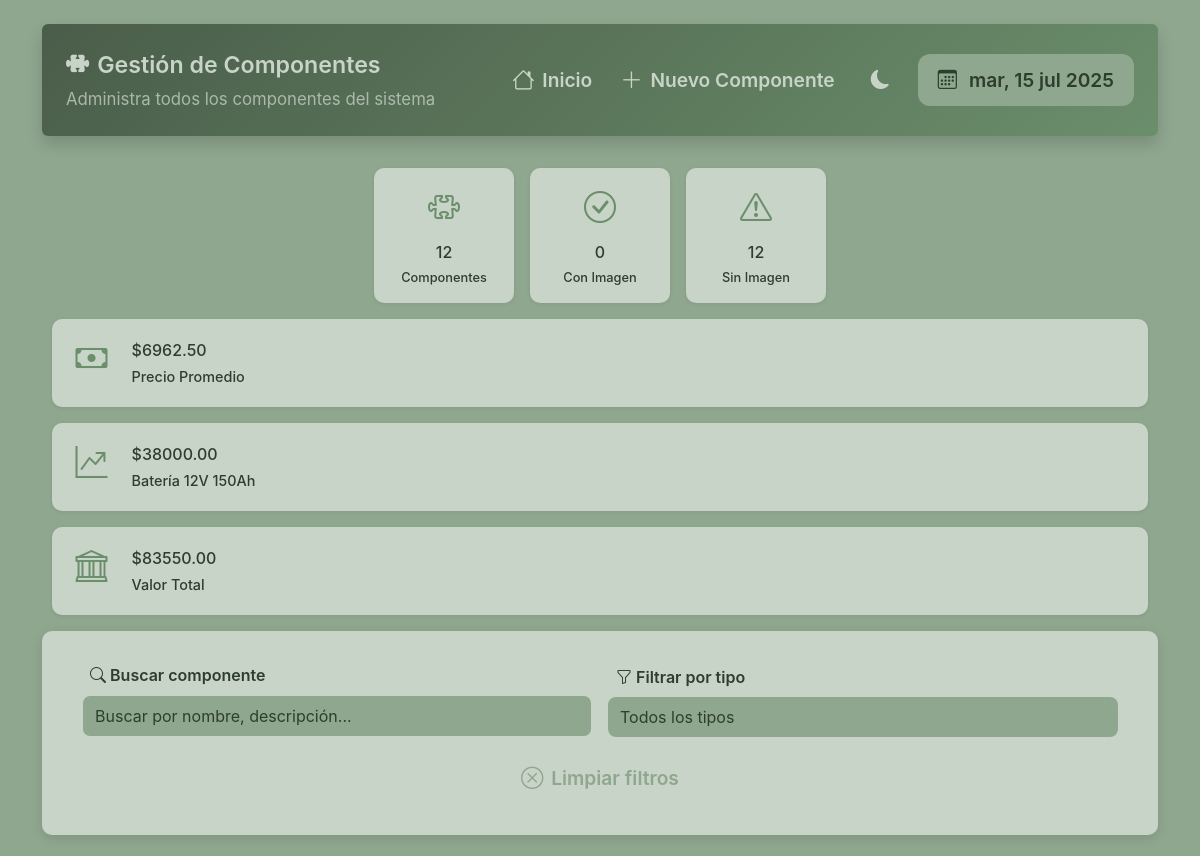
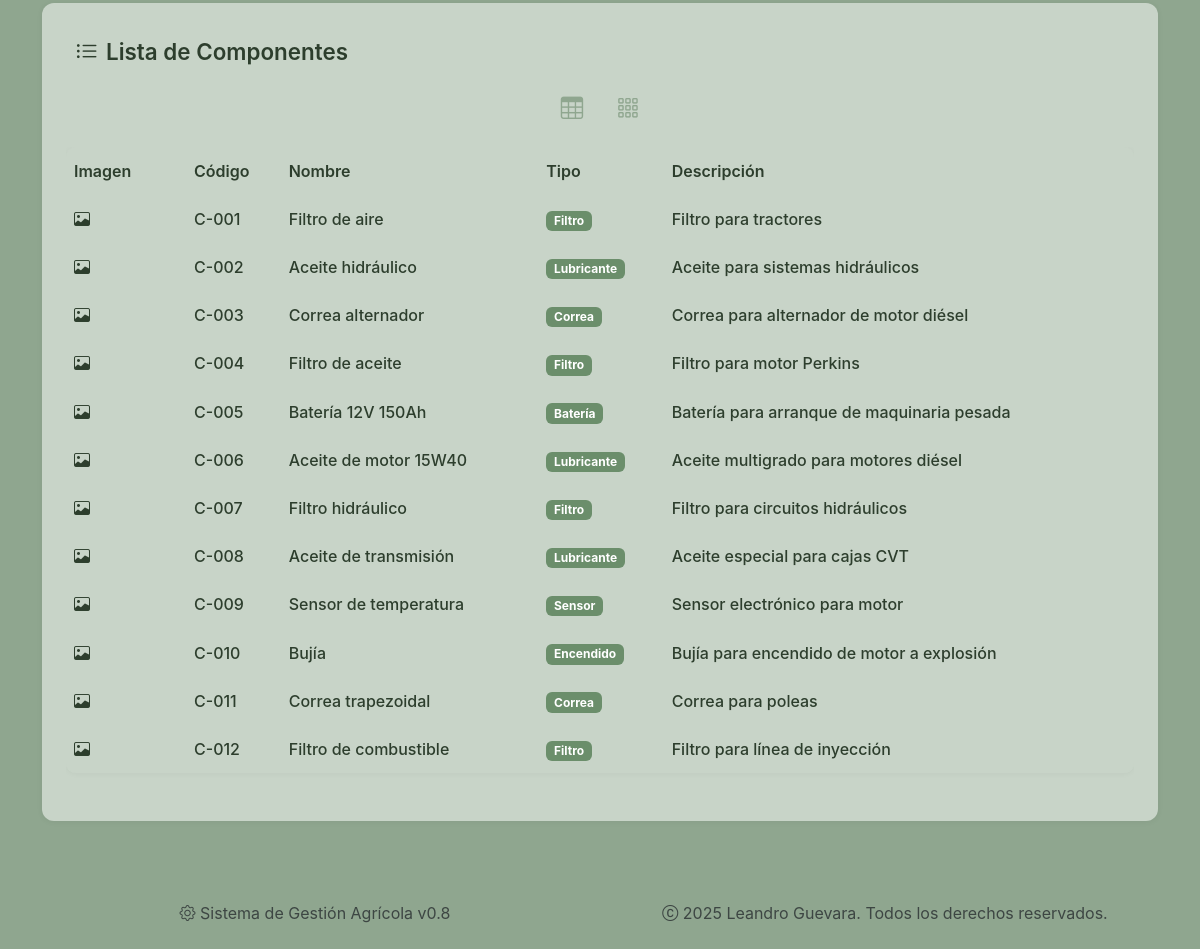
The page /componente/ on the database its author committed (2 pictures, top to bottom).
### sistema_gestion_agricola/models/componente.py (models this page shows)
class Componente(db.Model):
    __tablename__ = 'componentes'
    ID = db.Column(db.Integer, primary_key=True, autoincrement=True)
    ID_Componente = db.Column(db.String, unique=True)
    Nombre = db.Column(db.String, nullable=False)
    Descripcion = db.Column(db.String)
    Tipo = db.Column(db.String)
    Foto = db.Column(db.String)
    Marca = db.Column(db.String)
    Modelo = db.Column(db.String)
    Precio = db.Column(db.Float)

### sistema_gestion_agricola/routes/componentes.py (the view)
@componentes_bp.route('/')
def lista_componentes():
    conn = get_db_connection()
    componentes = conn.execute('SELECT * FROM componentes').fetchall()
    conn.close()
    return render_template('componentes/listar.html', componentes=componentes)

### sistema_gestion_agricola/utils/db.py (called while the page is built)
def get_db_connection():
    conn = sqlite3.connect('sistema_gestion_agricola.db', timeout=10)
    conn.row_factory = sqlite3.Row
    return conn

### sistema_gestion_agricola/templates/componentes/listar.html (shortened to what this page needs)
{% extends "base.html" %}
{% block content %}
<div class="page-wrapper">
    <div class="dashboard-header hidden-item p-4 shadow rounded">
        <div class="header-topbar">
            <div class="header-title">
                <h2 class="section-title"><i class="bi bi-puzzle-fill"></i> Gestión de Componentes</h2>
                <p class="section-subtitle d-none d-md-block opacity-75">Administra todos los componentes del sistema</p>
            </div>
            <div class="header-controls">
                <a href="{{ url_for('index') }}"
                    class="btn btn-outline-primary btn-sm ms-2">
                    <i class="bi bi-house"></i>
                    <span class="d-none d-md-block d-md-inline">Inicio</span>
                </a>
                <a href="{{ url_for('componentes.registrar_componente') }}"
                    class="btn btn-outline-primary btn-sm">
                    <i class="bi bi-plus-lg"></i>
                    <span class="d-none d-md-block d-md-inline">Nuevo Componente</span>
                </a>
                <button class="theme-toggle" id="themeToggle">
                    <i class="bi bi-moon-fill" id="themeIcon"></i>
                </button>
                <div class="calendar-badge fs-6 d-none d-lg-block">
                    <i class="bi bi-calendar3"></i> <span id="current-date"></span>
                </div>
            </div>
        </div>
    </div>
    {% if componentes %}
    <div class="auto-grid hidden-item mb-2">
        <div class="stat-card compact hidden-item" data-delay="100">
            <div class="stat-icon"><i class="bi bi-puzzle"></i></div>
            <div class="stat-content">
                <h3>{{ componentes|length }}</h3>
                <p>Componentes</p>
            </div>
        </div>
        <div class="stat-card compact hidden-item" data-delay="200">
            <div class="stat-icon"><i class="bi bi-check-circle"></i></div>
            <div class="stat-content">
                <h3>{{ componentes|selectattr('Foto')|list|length }}</h3>
                <p>Con Imagen</p>
            </div>
        </div>
        <div class="stat-card compact hidden-item" data-delay="300">
            <div class="stat-icon"><i class="bi bi-exclamation-triangle"></i></div>
            <div class="stat-content">
                <h3>{{ componentes|rejectattr('Foto')|list|length }}</h3>
                <p>Sin Imagen</p>
            </div>
        </div>
    </div>
    <div class="stats-grid panel hidden-item mb-3">
        <div class="stat-card panel hidden-item" data-delay="400">
            <div class="stat-icon"><i class="bi bi-cash"></i></div>
            <div class="stat-content">
                <h3>
                    ${{ "%.2f"|format(
                    (componentes|map(attribute='Precio')|select|sum) /
                    (componentes|length if componentes|length > 0 else 1)) }}
                </h3>
                <p>Precio Promedio</p>
            </div>
        </div>
        <div class="stat-card panel hidden-item" data-delay="500">
            <div class="stat-icon"><i class="bi bi-graph-up-arrow"></i></div>
            <div class="stat-content">
                {% set max_comp = componentes|max(attribute='Precio') %}
                <h3>${{ "%.2f"|format(max_comp.Precio) }}</h3>
                <p>{{ max_comp.Nombre }}</p>
            </div>
        </div>
        <div class="stat-card panel hidden-item" data-delay="600">
            <div class="stat-icon"><i class="bi bi-bank"></i></div>
            <div class="stat-content">
                <h3>${{ "%.2f"|format(componentes | map(attribute='Precio') | select | sum) }}</h3>
                <p>Valor Total</p>
            </div>
        </div>
    </div>
    {% endif %}
    {% if componentes %}
    <div class="card-section hidden-item mb-4" style="padding: 2rem 2.5rem;">
        <div class="row g-3 align-items-end">
            <div class="col-md-6 hidden-item">
                <label for="searchInput" class="form-label">
                    <i class="bi bi-search"></i> Buscar componente
                </label>
                <input type="text" class="form-control" id="searchInput" placeholder="Buscar por nombre, descripción...">
            </div>
            <div class="col-md-6 hidden-item">
                <label for="filterType" class="form-label">
                    <i class="bi bi-funnel"></i> Filtrar por tipo
                </label>
                <select class="form-select" id="filterType">
                    <option value="">Todos los tipos</option>
                </select>
            </div>
            <div class="d-flex flex-column flex-md-row gap-2 hidden-item">
                <button type="button" class="btn btn-outline-secondary w-100 w-md-auto" onclick="clearFilters()">
                    <i class="bi bi-x-circle"></i> Limpiar filtros
                </button>
            </div>
        </div>
    </div>
    {% endif %}
    <section class="page-section hidden-item">
        <h3 class="section-title">
                <i class="bi bi-list-ul"></i> Lista de Componentes</h3>
            <div class="view-toggle hidden-item">
                <button class="btn btn-sm btn-outline-secondary" onclick="toggleView('table')" id="tableViewBtn">
                    <i class="bi bi-table"></i>
                </button>
                <button class="btn btn-sm btn-outline-secondary" onclick="toggleView('cards')" id="cardsViewBtn">
                    <i class="bi bi-grid-3x3-gap"></i>
                </button>
            </div>
        {% if componentes %}
        <div id="tableView" class="table-view hidden-item">
            <div class="table-responsive hidden-item">
                <table class="table table-hover hidden-item align-middle">
                    <thead>
                        <tr>
                            <th class="d-none d-md-table-cell" width="120">Imagen</th>
                            <th>Código</th>
                            <th>Nombre</th>
                            <th class="d-none d-sm-table-cell">Tipo</th>
                            <th class="d-none d-lg-table-cell">Descripción</th>
                        </tr>
                    </thead>
                    <tbody id="componentsTableBody">
                        {% for c in componentes %}
                        <tr class="component-row clickable-row"
                            data-name="{{ c.Nombre|lower }}"
                            data-description="{{ c.Descripcion|lower }}"
                            data-type="{{ c.Tipo or '' }}"
                            data-component-id="{{ c.ID }}">
                            <td class="d-none d-md-table-cell">
                                {% if c.Foto %}
                                    <img src="{{ url_for('static', filename='fotos/componentes/' ~ c.Foto) }}"
                                        class="component-thumb" alt="{{ c.Nombre }}">
                                {% else %}
                                    <div class="component-thumb-placeholder">
                                        <i class="bi bi-image"></i>
                                    </div>
                                {% endif %}
                            </td>
                            <td>
                                <span class="component-code">{{ c.ID_Componente or 'N/A' }}</span>
                            </td>
                            <td>
                                <strong class="component-name">{{ c.Nombre }}</strong>
                            </td>
                            <td class="d-none d-sm-table-cell">
                                {% if c.Tipo %}
                                    <span class="badge" style="background-color: var(--agri-green-primary);">{{ c.Tipo }}</span>
                                {% else %}
                                    <span class="text-muted">No especificado</span>
                                {% endif %}
                            </td>
                            <td class="d-none d-lg-table-cell">
                                <span class="component-description">{{ c.Descripcion[:50] }}{% if c.Descripcion|length > 50 %}...{% endif %}</span>
                            </td>
                        </tr>
                        {% endfor %}
                    </tbody>
                </table>
            </div>
        </div>
                {% for c in componentes %}
                    {% set wrapper_class = "component-card-wrapper" %}
                    {% set card_class = "component-card" %}
                    {% set id = c.ID %}
                    {% set image = url_for('static', filename='fotos/componentes/' ~ c.Foto) if c.Foto else None %}
                    {% set placeholder_icon = "bi bi-puzzle" %}
                    {% set badge_text = c.Tipo or "Sin tipo" %}
                    {% set badge_class = "bg-dark" if c.Tipo else "bg-secondary" %}
                    {% set title = c.Nombre %}
                    {% set descripcion = c.Descripcion or "" %}
                    {% set detalles_recortados = descripcion[:50] ~ ("..." if descripcion|length > 50 else "") %}
                    {% set details = "
                        <strong>Código:</strong> " ~ (c.ID_Componente or "N/A") ~ "<br>" ~
                        ("<strong>Marca:</strong> " ~ c.Marca ~ "<br>" if c.Marca) ~
                        ("<strong>Descripción:</strong> " ~ detalles_recortados if descripcion)
                    %}
                    {% set edit_url = url_for('componentes.editar_componente', id=c.ID) %}
                    {% set data_attrs = {
                        "name": c.Nombre|lower,
                        "description": descripcion|lower,
                        "type": c.Tipo or ""
                    } %}
                {% endfor %}
        {% endif %}
    </section>
{% endblock %}

### sistema_gestion_agricola/static/css/base.css (style rules this page uses)
html, body, div, span, applet, object, iframe, h1, h2, h3, h4, h5, h6, p, blockquote, pre, a, abbr, acronym, address, big, cite, code, del, dfn, em, img, ins, kbd, q, s, samp, small, strike, strong, sub, sup, tt, var, b, u, i, center, dl, dt, dd, ol, ul, li, fieldset, form, label, legend, table, caption, tbody, tfoot, thead, tr, th, td, article, aside, canvas, details, embed, figure, figcaption, footer, header, hgroup, menu, nav, output, ruby, section, summary, time, mark, audio, video { margin: 0; padding: 0; border: 0; font-size: 100%; font: inherit; vertical-align: baseline; box-sizing: border-box; }
article, aside, details, figcaption, figure, footer, header, hgroup, menu, nav, section { display: block; }
body { line-height: 1.5; font-family: 'Inter', 'Segoe UI', Arial, sans-serif; background: var(--bg-color); color: var(--text-color); min-height: 100vh; -webkit-font-smoothing: antialiased; -moz-osx-font-smoothing: grayscale; transition: var(--transition); }
a { color: var(--agri-green, #388e3c); text-decoration: none; transition: color 0.2s; }
input, select, textarea, button { font-family: inherit; font-size: 1rem; border-radius: 6px; border: 1px solid var(--border-color, #e9ecef); padding: 0.5em 0.75em; outline: none; transition: border-color 0.2s, box-shadow 0.2s; }
button { cursor: pointer; border: none; background: none; }
.mb-2 { margin-bottom: 1rem !important; }
.w-100 { width: 100% !important; }
.h-100 { height: 100% !important; }
.d-flex { display: flex !important; }
.flex-column { flex-direction: column !important; }
.gap-2 { gap: 1rem !important; }
*, *::before, *::after { box-sizing: border-box; }

### sistema_gestion_agricola/static/css/theme.css (style rules this page uses)
:root { --agri-green-primary: #6b8e6b; --agri-green-secondary: #8fa68f; --agri-green-tertiary: #a8bba8; --agri-green-dark: #4a5d4a; --agri-green-darker: #3a4a3a; --agri-green-light: #e8f0e8; --agri-green-muted: #c8d4c8; --card-bg: var(--agri-green-primary); --text-color: #2d3e2d; --radius: 8px; --transition: all 0.3s cubic-bezier(.4,2,.6,1); --hover-bg: var(--agri-green-tertiary); --btn-primary: var(--agri-green-primary); --btn-primary-hover: var(--agri-green-tertiary); --btn-secondary: var(--agri-green-primary); --btn-secondary-hover: var(--agri-green-dark); --btn-accent: var(--agri-green-primary); --btn-accent-hover: var(--agri-green-dark); --btn-neutral: var(--agri-green-muted); --btn-neutral-hover: var(--agri-green-secondary); --btn-disabled: var(--agri-green-darker); --btn-disabled-text: var(--agri-green-muted); }
[data-bs-theme="light"] { --bg-color: var(--agri-green-secondary); --text-color: #2d3e2d; --card-bg: var(--agri-green-muted) !important; --header-bg: linear-gradient(135deg, var(--agri-green-dark), var(--agri-green-primary)); --hover-bg: var(--agri-green-tertiary); --hover-text: var(--agri-green-darker); --agri-light: #f8fafc; --agri-dark: #2a2f2a; --btn-bg-primary: var(--agri-green-secondary); --btn-text-primary: var(--agri-green-dark); --btn-border-primary: var(--agri-green-dark); --btn-bg-secondary: var(--agri-green-dark); --btn-text-secondary: var(--bg-color); --btn-border-secondary: var(--bg-color); --btn-bg-tertiary: var(--agri-green-muted); --btn-text-tertiary: var(--agri-green-darker); --btn-border-tertiary: var(--agri-green-darker); }
body, .card-section, .dashboard-header, .btn, .badge { transition: var(--transition); }

### sistema_gestion_agricola/static/css/custom.css (style rules this page uses)
.stats-grid { display: grid; grid-template-columns: repeat(auto-fit, minmax(160px, 1fr)); gap: 1rem; padding: 0 0.6rem; margin-bottom: 1rem; }
@media (min-width: 1024px) { .stats-grid { grid-template-columns: repeat(4, 1fr); } }
.stat-card { background: var(--card-bg, #fff); border-radius: 10px; box-shadow: 0 1px 4px rgba(0,0,0,0.07); padding: 1rem; display: flex; flex-direction: column; justify-content: center; transition: all 0.4s ease; cursor: default; }
.stat-card.compact { aspect-ratio: 1 / 1; max-width: 140px; max-height: 140px; width: 100%; justify-self: center; justify-content: center; text-align: center; align-items: center; place-items: center; padding: 1rem; }
.stat-icon { width: 48px; height: 48px; border-radius: 50%; display: flex; align-items: center; justify-content: center; font-size: 2rem; color: var(--agri-green-primary, #2e7d32); margin-bottom: 0.5rem; }
.stat-content h3, .stat-content p { margin: 0; font-weight: 550; color: var(--text-color, #222); }
.stat-content p { margin-top: 0.25rem; font-size: 0.9rem; }

### rows shown on the page
Componente: Precio "38000.00", Nombre "Batería 12V 150Ah", ID_Componente "C-005", Tipo "Batería", Descripcion "Batería para arranque de maquinaria pesada"
Componente: ID_Componente "C-001", Nombre "Filtro de aire", Tipo "Filtro", Descripcion "Filtro para tractores"
Componente: ID_Componente "C-002", Nombre "Aceite hidráulico", Tipo "Lubricante", Descripcion "Aceite para sistemas hidráulicos"
Componente: ID_Componente "C-003", Nombre "Correa alternador", Tipo "Correa", Descripcion "Correa para alternador de motor diésel"
Componente: ID_Componente "C-004", Nombre "Filtro de aceite", Tipo "Filtro", Descripcion "Filtro para motor Perkins"
Componente: ID_Componente "C-006", Nombre "Aceite de motor 15W40", Tipo "Lubricante", Descripcion "Aceite multigrado para motores diésel"
Componente: ID_Componente "C-007", Nombre "Filtro hidráulico", Tipo "Filtro", Descripcion "Filtro para circuitos hidráulicos"
Componente: ID_Componente "C-008", Nombre "Aceite de transmisión", Tipo "Lubricante", Descripcion "Aceite especial para cajas CVT"
Componente: ID_Componente "C-009", Nombre "Sensor de temperatura", Tipo "Sensor", Descripcion "Sensor electrónico para motor"
Componente: ID_Componente "C-010", Nombre "Bujía", Tipo "Encendido", Descripcion "Bujía para encendido de motor a explosión"
Componente: ID_Componente "C-011", Nombre "Correa trapezoidal", Tipo "Correa", Descripcion "Correa para poleas"
Componente: ID_Componente "C-012", Nombre "Filtro de combustible", Tipo "Filtro", Descripcion "Filtro para línea de inyección"

### other values the page prints
{{ componentes|length }} "12"
{{ componentes|selectattr('Foto')|list|length }} "0"
{{ componentes|rejectattr('Foto')|list|length }} "12"
{{ "%.2f"|format(componentes | map(attribute='Precio') | select | sum) }} "83550.00"
